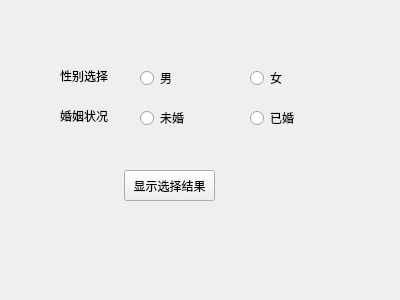
<?xml version="1.0" encoding="UTF-8"?>
<ui version="4.0">
 <class>Widget</class>
 <widget class="QWidget" name="Widget">
  <property name="geometry">
   <rect>
    <x>0</x>
    <y>0</y>
    <width>400</width>
    <height>300</height>
   </rect>
  </property>
  <property name="windowTitle">
   <string>Widget</string>
  </property>
  <widget class="QLabel" name="label">
   <property name="geometry">
    <rect>
     <x>60</x>
     <y>70</y>
     <width>54</width>
     <height>12</height>
    </rect>
   </property>
   <property name="text">
    <string>性别选择</string>
   </property>
  </widget>
  <widget class="QLabel" name="label_2">
   <property name="geometry">
    <rect>
     <x>60</x>
     <y>110</y>
     <width>54</width>
     <height>12</height>
    </rect>
   </property>
   <property name="text">
    <string>婚姻状况</string>
   </property>
  </widget>
  <widget class="QRadioButton" name="radioButton_boy">
   <property name="geometry">
    <rect>
     <x>140</x>
     <y>70</y>
     <width>89</width>
     <height>16</height>
    </rect>
   </property>
   <property name="text">
    <string>男</string>
   </property>
  </widget>
  <widget class="QRadioButton" name="radioButton_lady">
   <property name="geometry">
    <rect>
     <x>250</x>
     <y>70</y>
     <width>89</width>
     <height>16</height>
    </rect>
   </property>
   <property name="text">
    <string>女</string>
   </property>
  </widget>
  <widget class="QRadioButton" name="radioButton_not">
   <property name="geometry">
    <rect>
     <x>140</x>
     <y>110</y>
     <width>89</width>
     <height>16</height>
    </rect>
   </property>
   <property name="text">
    <string>未婚</string>
   </property>
  </widget>
  <widget class="QRadioButton" name="radioButton_ok">
   <property name="geometry">
    <rect>
     <x>250</x>
     <y>110</y>
     <width>89</width>
     <height>16</height>
    </rect>
   </property>
   <property name="text">
    <string>已婚</string>
   </property>
  </widget>
  <widget class="QPushButton" name="pushButton_ok">
   <property name="geometry">
    <rect>
     <x>124</x>
     <y>170</y>
     <width>91</width>
     <height>31</height>
    </rect>
   </property>
   <property name="text">
    <string>显示选择结果</string>
   </property>
  </widget>
 </widget>
 <layoutdefault spacing="6" margin="11"/>
 <resources/>
 <connections/>
</ui>
